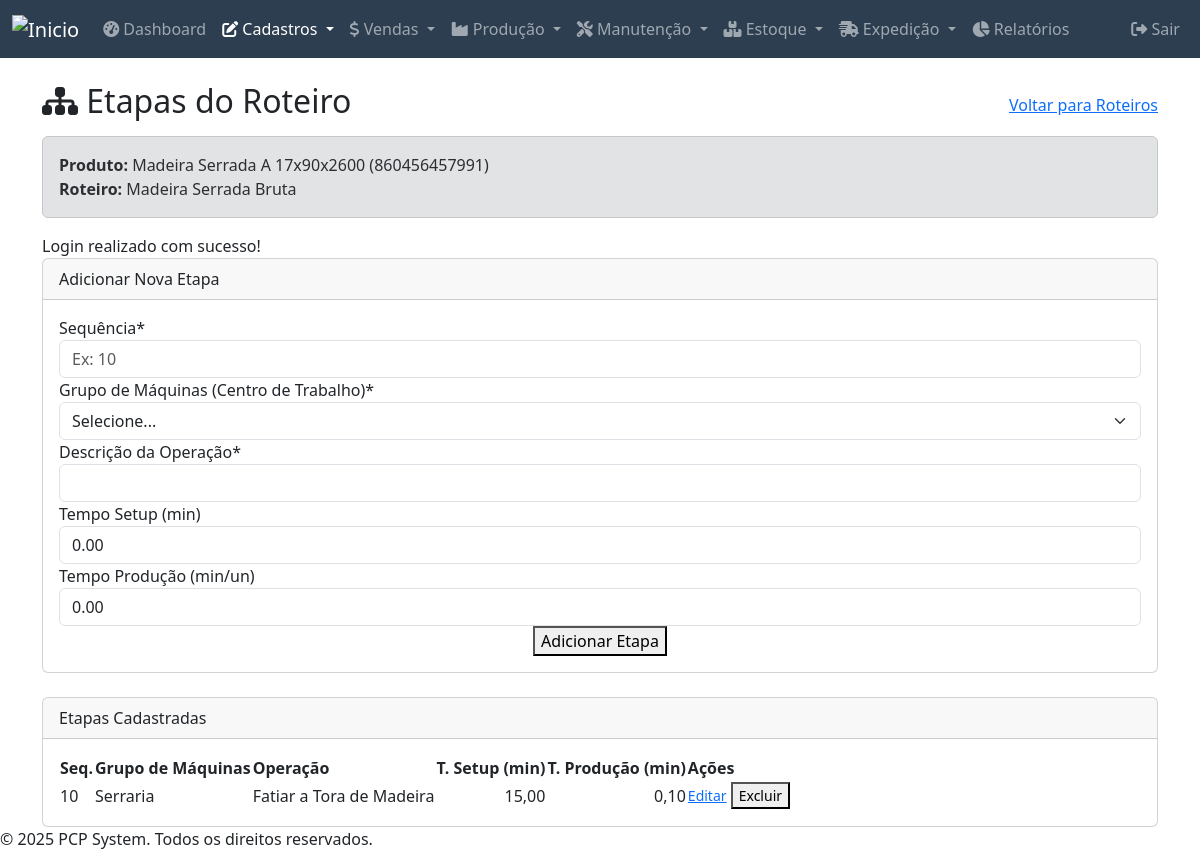
The page /modules/roteiros/etapas.php?roteiro_id=3 (signed in) on the database its author committed.
### tables this page shows
CREATE TABLE `roteiros` (
  `id` int(11) NOT NULL,
  `produto_id` int(11) NOT NULL,
  `descricao` varchar(255) DEFAULT 'Roteiro Padrão',
  `ativo` tinyint(1) NOT NULL DEFAULT 1,
  `created_at` timestamp NOT NULL DEFAULT current_timestamp(),
  `updated_at` timestamp NOT NULL DEFAULT current_timestamp() ON UPDATE current_timestamp(),
  `deleted_at` datetime DEFAULT NULL
);

CREATE TABLE `produtos` (
  `id` int(11) NOT NULL,
  `nome` varchar(40) NOT NULL,
  `codigo` varchar(20) NOT NULL,
  `descricao` varchar(40) NOT NULL,
  `unidade_medida` varchar(10) NOT NULL,
  `estoque_minimo` decimal(10,2) DEFAULT NULL,
  `estoque_atual` decimal(10,2) DEFAULT NULL,
  `estoque_empenhado` decimal(10,2) NOT NULL DEFAULT 0.00,
  `estoque_expedicao` decimal(10,2) NOT NULL DEFAULT 0.00,
  `grupo` varchar(30) NOT NULL,
  `subgrupo` varchar(30) NOT NULL,
  `modelo` varchar(20) DEFAULT NULL,
  `acabamento` varchar(20) DEFAULT NULL,
  `familia` varchar(20) DEFAULT NULL,
  `desenho` varchar(20) DEFAULT NULL,
  `velocidade` decimal(10,2) NOT NULL,
  `perimetro_mm` decimal(10,2) DEFAULT NULL,
  `area_perfil_mm2` decimal(10,2) DEFAULT NULL,
  `codigo2` varchar(20) DEFAULT NULL,
  `unidade_medida2` varchar(5) DEFAULT NULL,
  `espessura` decimal(10,2) NOT NULL,
  `largura` decimal(10,2) NOT NULL,
  `comprimento` decimal(10,2) DEFAULT NULL,
  `altura_embalagem` int(11) DEFAULT NULL,
  `largura_embalagem` int(11) DEFAULT NULL,
  `pecas_por_embalagem` int(11) DEFAULT NULL,
  `pecas_por_fardo` int(11) DEFAULT NULL,
  `deleted_at` datetime DEFAULT NULL
);

CREATE TABLE `roteiro_etapas` (
  `id` int(11) NOT NULL,
  `roteiro_id` int(11) NOT NULL,
  `sequencia` int(11) NOT NULL COMMENT 'Ordem da operação (10, 20, 30...)',
  `grupo_id` int(11) NOT NULL,
  `descricao_operacao` text NOT NULL COMMENT 'Descrição da operação a ser realizada',
  `tempo_setup_min` decimal(10,2) NOT NULL DEFAULT 0.00 COMMENT 'Tempo de preparação em minutos',
  `tempo_producao_min` decimal(10,2) NOT NULL DEFAULT 0.00 COMMENT 'Tempo por unidade/peça em minutos',
  `created_at` timestamp NOT NULL DEFAULT current_timestamp(),
  `updated_at` timestamp NOT NULL DEFAULT current_timestamp() ON UPDATE current_timestamp(),
  `deleted_at` datetime DEFAULT NULL
);

CREATE TABLE `grupos_maquinas` (
  `id` int(11) NOT NULL,
  `nome_grupo` varchar(100) NOT NULL,
  `descricao` text DEFAULT NULL,
  `deleted_at` datetime DEFAULT NULL
);

### public_html/modules/roteiros/etapas.php (the view, shortened to what this page needs)
<?php
require_once __DIR__ . '/../../includes/header.php';
$conn = connectDB();
$roteiro_id = filter_input(INPUT_GET, 'roteiro_id', FILTER_VALIDATE_INT);
$sql_roteiro = "SELECT r.id, r.descricao, p.nome as produto_nome, p.codigo as produto_codigo
                FROM roteiros r
                JOIN produtos p ON r.produto_id = p.id
                WHERE r.id = ?";
$roteiro_details = $conn->execute_query($sql_roteiro, [$roteiro_id])->fetch_assoc();
$sql_etapas = "SELECT re.*, gm.nome_grupo
               FROM roteiro_etapas re
               JOIN grupos_maquinas gm ON re.grupo_id = gm.id
               WHERE re.roteiro_id = ? AND re.deleted_at IS NULL
               ORDER BY re.sequencia ASC";
$etapas = $conn->execute_query($sql_etapas, [$roteiro_id])->fetch_all(MYSQLI_ASSOC);
?>
<div class="container mt-4">
    <div class="d-flex justify-content-between align-items-center mb-2">
        <h2><i class="fas fa-sitemap"></i> Etapas do Roteiro</h2>
        <a href="index.php" class="button">Voltar para Roteiros</a>
    </div>
    <div class="alert alert-secondary">
        <strong>Produto:</strong> <?php echo htmlspecialchars($roteiro_details['produto_nome'] . ' (' . $roteiro_details['produto_codigo'] . ')'); ?><br>
        <strong>Roteiro:</strong> <?php echo htmlspecialchars($roteiro_details['descricao']); ?>
    </div>
    <?php if (isset($_SESSION['message'])): ?>
    <div class="message <?php echo htmlspecialchars($_SESSION['message_type']); ?>">
        <?php echo $_SESSION['message']; ?>
    </div>
    <?php endif; ?>
    <div class="card mb-4">
        <div class="card-header">
            Adicionar Nova Etapa
        </div>
        <div class="card-body">
            <form action="etapas.php?roteiro_id=<?php echo $roteiro_id; ?>" method="POST">
                <div class="form-group">
                    <label for="sequencia">Sequência*</label>
                    <input type="number" name="sequencia" class="form-control" placeholder="Ex: 10" required>
                </div>
                <div class="form-group">
                    <label for="grupo_id">Grupo de Máquinas (Centro de Trabalho)*</label>
                    <select name="grupo_id" class="form-select" required>
                        <option value="">Selecione...</option>
                    </select>
                </div>
                <div class="form-group full-width">
                    <label for="descricao_operacao">Descrição da Operação*</label>
                    <input type="text" name="descricao_operacao" class="form-control" required>
                </div>
                <div class="form-group">
                    <label for="tempo_setup_min">Tempo Setup (min)</label>
                    <input type="number" name="tempo_setup_min" class="form-control" step="0.01" value="0.00">
                </div>
                <div class="form-group">
                    <label for="tempo_producao_min">Tempo Produção (min/un)</label>
                    <input type="number" name="tempo_producao_min" class="form-control" step="0.01" value="0.00">
                </div>
                <div class="form-group full-width" style="text-align:center;">
                    <button type="submit" class="button add">Adicionar Etapa</button>
                </div>
            </form>
        </div>
    </div>
    <div class="card">
        <div class="card-header">
            Etapas Cadastradas
        </div>
        <div class="card-body">
            <?php if (!empty($etapas)): ?>
            <table>
                <thead>
                    <tr>
                        <th>Seq.</th>
                        <th>Grupo de Máquinas</th>
                        <th>Operação</th>
                        <th class="text-end">T. Setup (min)</th>
                        <th class="text-end">T. Produção (min)</th>
                        <th>Ações</th>
                    </tr>
                </thead>
                <tbody>
                    <?php foreach ($etapas as $etapa): ?>
                    <tr>
                        <td><?php echo htmlspecialchars($etapa['sequencia']); ?></td>
                        <td><?php echo htmlspecialchars($etapa['nome_grupo']); ?></td>
                        <td><?php echo htmlspecialchars($etapa['descricao_operacao']); ?></td>
                        <td class="text-end"><?php echo number_format($etapa['tempo_setup_min'], 2, ',', '.'); ?></td>
                        <td class="text-end"><?php echo number_format($etapa['tempo_producao_min'], 2, ',', '.'); ?></td>
                        <td>
                            <a href="editar_etapa.php?id=<?php echo $etapa['id']; ?>" class="button edit small">Editar</a>
                            <button class="button delete small" onclick="showDeleteModal('roteiro_etapas', <?php echo $etapa['id']; ?>)">Excluir</button>
                        </td>
                    </tr>
                    <?php endforeach; ?>
                </tbody>
            </table>
            <?php else: ?>
                <p class="text-center">Nenhuma etapa cadastrada para este roteiro ainda.</p>
            <?php endif; ?>
        </div>
    </div>
</div>
<?php
require_once __DIR__ . '/../../includes/footer.php';
?>

### rows shown on the page
roteiros: produto.codigo "Madeira Serrada A 17x90x2600 (860456457991)", descricao "Madeira Serrada Bruta"
roteiro_etapas: sequencia "10", grupo.nome_grupo "Serraria", descricao_operacao "Fatiar a Tora de Madeira", tempo_setup_min "15,00", tempo_producao_min "0,10"

### other values the page prints
$_SESSION['message'] "Login realizado com sucesso!"
